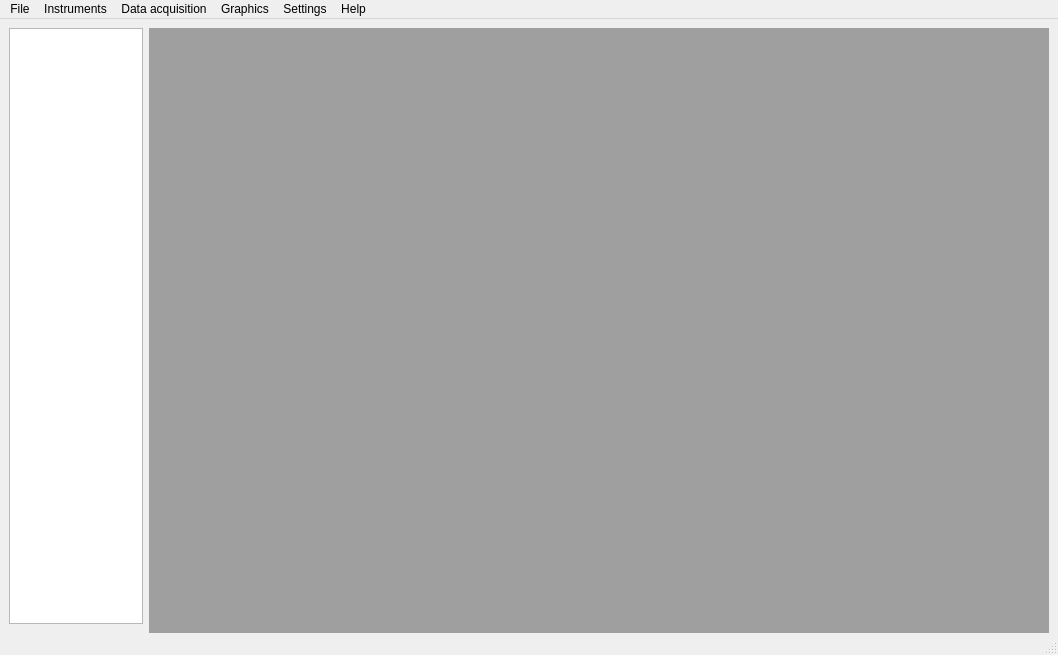
<?xml version="1.0" encoding="UTF-8"?>
<ui version="4.0">
 <class>MainWindow</class>
 <widget class="QMainWindow" name="MainWindow">
  <property name="geometry">
   <rect>
    <x>0</x>
    <y>0</y>
    <width>1058</width>
    <height>655</height>
   </rect>
  </property>
  <property name="minimumSize">
   <size>
    <width>800</width>
    <height>500</height>
   </size>
  </property>
  <property name="maximumSize">
   <size>
    <width>16777215</width>
    <height>16777215</height>
   </size>
  </property>
  <property name="windowTitle">
   <string>MainWindow</string>
  </property>
  <widget class="QWidget" name="centralwidget">
   <property name="minimumSize">
    <size>
     <width>800</width>
     <height>500</height>
    </size>
   </property>
   <property name="maximumSize">
    <size>
     <width>16777215</width>
     <height>16777215</height>
    </size>
   </property>
   <layout class="QGridLayout" name="gridLayout">
    <item row="0" column="1">
     <widget class="QMdiArea" name="widgets_area">
      <property name="minimumSize">
       <size>
        <width>900</width>
        <height>676</height>
       </size>
      </property>
     </widget>
    </item>
    <item row="0" column="0">
     <widget class="QTreeView" name="file_info">
      <property name="minimumSize">
       <size>
        <width>100</width>
        <height>500</height>
       </size>
      </property>
      <property name="maximumSize">
       <size>
        <width>200</width>
        <height>16777215</height>
       </size>
      </property>
     </widget>
    </item>
   </layout>
  </widget>
  <widget class="QMenuBar" name="menubar">
   <property name="geometry">
    <rect>
     <x>0</x>
     <y>0</y>
     <width>1058</width>
     <height>33</height>
    </rect>
   </property>
   <widget class="QMenu" name="menuFile">
    <property name="title">
     <string>File</string>
    </property>
    <addaction name="actionNew"/>
    <addaction name="actionOpen_project"/>
    <addaction name="actionSave_project"/>
    <addaction name="actionSave_project_as"/>
    <addaction name="actionQuit"/>
   </widget>
   <widget class="QMenu" name="menuInstruments">
    <property name="title">
     <string>Instruments</string>
    </property>
    <addaction name="actionCreate_new_gallery"/>
    <addaction name="actionCreate_table"/>
    <addaction name="actionData_export"/>
   </widget>
   <widget class="QMenu" name="menuGraphics">
    <property name="title">
     <string>Graphics</string>
    </property>
    <addaction name="actionLine_graph"/>
    <addaction name="actionScatter_graph"/>
   </widget>
   <widget class="QMenu" name="menuHelp">
    <property name="title">
     <string>Help</string>
    </property>
    <addaction name="actionHelp"/>
    <addaction name="actionAbout"/>
   </widget>
   <widget class="QMenu" name="menuData_acquisition">
    <property name="title">
     <string>Data acquisition</string>
    </property>
    <addaction name="actionIntensity_calculation"/>
    <addaction name="actionExtinction_coefficient"/>
    <addaction name="actionApproximation"/>
   </widget>
   <widget class="QMenu" name="menuSettings">
    <property name="tearOffEnabled">
     <bool>false</bool>
    </property>
    <property name="title">
     <string>Settings</string>
    </property>
    <property name="separatorsCollapsible">
     <bool>false</bool>
    </property>
    <property name="toolTipsVisible">
     <bool>false</bool>
    </property>
    <addaction name="actionTMP_path"/>
    <addaction name="actionUndo"/>
    <addaction name="actionRedo"/>
   </widget>
   <addaction name="menuFile"/>
   <addaction name="menuInstruments"/>
   <addaction name="menuData_acquisition"/>
   <addaction name="menuGraphics"/>
   <addaction name="menuSettings"/>
   <addaction name="menuHelp"/>
  </widget>
  <widget class="QStatusBar" name="statusbar"/>
  <action name="actionNew">
   <property name="text">
    <string>New project</string>
   </property>
   <property name="shortcut">
    <string>Ctrl+N</string>
   </property>
  </action>
  <action name="actionOpen_project">
   <property name="text">
    <string>Open project</string>
   </property>
   <property name="shortcut">
    <string>Ctrl+O</string>
   </property>
  </action>
  <action name="actionSave_project">
   <property name="text">
    <string>Save project</string>
   </property>
   <property name="shortcut">
    <string>Ctrl+S</string>
   </property>
  </action>
  <action name="actionSave_project_as">
   <property name="text">
    <string>Save project as...</string>
   </property>
   <property name="shortcut">
    <string>Ctrl+Shift+S</string>
   </property>
  </action>
  <action name="actionQuit">
   <property name="text">
    <string>Quit</string>
   </property>
   <property name="shortcut">
    <string>Ctrl+Q</string>
   </property>
  </action>
  <action name="actionCreate_new_gallery">
   <property name="text">
    <string>Create new gallery</string>
   </property>
  </action>
  <action name="actionDelete_gallery">
   <property name="text">
    <string>Delete gallery</string>
   </property>
  </action>
  <action name="actionData_export">
   <property name="text">
    <string>Data export</string>
   </property>
  </action>
  <action name="actionHelp">
   <property name="text">
    <string>Help</string>
   </property>
   <property name="shortcut">
    <string>F8</string>
   </property>
  </action>
  <action name="actionAbout">
   <property name="text">
    <string>About</string>
   </property>
  </action>
  <action name="actionCreate_table">
   <property name="text">
    <string>Create table</string>
   </property>
  </action>
  <action name="actionIntensity_calculation">
   <property name="checkable">
    <bool>false</bool>
   </property>
   <property name="text">
    <string>Intensity calculation</string>
   </property>
  </action>
  <action name="actionExtinction_coefficient">
   <property name="text">
    <string>Extinction coefficient</string>
   </property>
  </action>
  <action name="actionApproximation">
   <property name="text">
    <string>Approximation</string>
   </property>
  </action>
  <action name="actionLine_graph">
   <property name="text">
    <string>Line graph</string>
   </property>
  </action>
  <action name="actionScatter_graph">
   <property name="text">
    <string>Scatter graph</string>
   </property>
  </action>
  <action name="actionTMP_path">
   <property name="text">
    <string>TMP path</string>
   </property>
  </action>
  <action name="actionUndo">
   <property name="icon">
    <iconset theme="QIcon::ThemeIcon::EditUndo"/>
   </property>
   <property name="text">
    <string>Undo</string>
   </property>
   <property name="shortcut">
    <string>Ctrl+Z</string>
   </property>
  </action>
  <action name="actionRedo">
   <property name="icon">
    <iconset theme="QIcon::ThemeIcon::EditRedo"/>
   </property>
   <property name="text">
    <string>Redo</string>
   </property>
   <property name="shortcut">
    <string>Ctrl+Y</string>
   </property>
  </action>
 </widget>
 <resources/>
 <connections/>
</ui>
